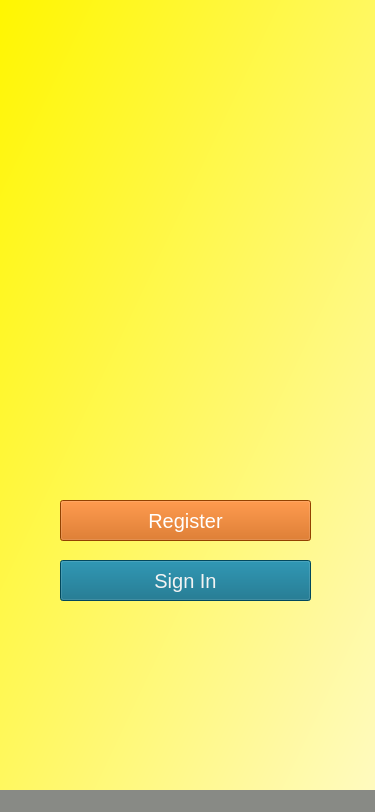
<?xml version="1.0" encoding="UTF-8"?>
<ui version="4.0">
 <class>MainWindow</class>
 <widget class="QMainWindow" name="MainWindow">
  <property name="geometry">
   <rect>
    <x>0</x>
    <y>0</y>
    <width>375</width>
    <height>812</height>
   </rect>
  </property>
  <property name="windowTitle">
   <string>Welcome</string>
  </property>
  <property name="styleSheet">
   <string notr="true">background-color: qlineargradient(spread:pad, x1:0, y1:0, x2:1, y2:1, stop:0 rgba(255, 246, 0, 255), stop:1 rgba(255, 250, 191, 255));</string>
  </property>
  <widget class="QWidget" name="centralwidget">
   <widget class="QPushButton" name="Sign_In">
    <property name="geometry">
     <rect>
      <x>60</x>
      <y>560</y>
      <width>251</width>
      <height>41</height>
     </rect>
    </property>
    <property name="font">
     <font>
      <pointsize>15</pointsize>
     </font>
    </property>
    <property name="cursor">
     <cursorShape>PointingHandCursor</cursorShape>
    </property>
    <property name="styleSheet">
     <string notr="true">background-color: rgb(3, 101, 129);
color: rgb(243, 243, 243);

</string>
    </property>
    <property name="text">
     <string>Sign In</string>
    </property>
   </widget>
   <widget class="QPushButton" name="Create_Account">
    <property name="geometry">
     <rect>
      <x>60</x>
      <y>500</y>
      <width>251</width>
      <height>41</height>
     </rect>
    </property>
    <property name="font">
     <font>
      <pointsize>15</pointsize>
     </font>
    </property>
    <property name="cursor">
     <cursorShape>PointingHandCursor</cursorShape>
    </property>
    <property name="styleSheet">
     <string notr="true">background-color: rgb(206, 92, 0);
color: rgb(255, 255, 255);
</string>
    </property>
    <property name="text">
     <string>Register</string>
    </property>
   </widget>
   <widget class="QLabel" name="label_welcomeimg">
    <property name="geometry">
     <rect>
      <x>0</x>
      <y>0</y>
      <width>381</width>
      <height>771</height>
     </rect>
    </property>
    <property name="styleSheet">
     <string notr="true">background-color: qlineargradient(spread:pad, x1:0, y1:0, x2:1, y2:1, stop:0 rgba(0, 0, 0, 0));</string>
    </property>
    <property name="text">
     <string/>
    </property>
    <property name="pixmap">
     <pixmap resource="Image.qrc">:/Images/Wallpaper.png</pixmap>
    </property>
    <property name="scaledContents">
     <bool>true</bool>
    </property>
   </widget>
   <zorder>label_welcomeimg</zorder>
   <zorder>Sign_In</zorder>
   <zorder>Create_Account</zorder>
  </widget>
  <widget class="QMenuBar" name="menubar">
   <property name="geometry">
    <rect>
     <x>0</x>
     <y>0</y>
     <width>375</width>
     <height>22</height>
    </rect>
   </property>
   <property name="styleSheet">
    <string notr="true">background-color: rgb(136, 138, 133);</string>
   </property>
  </widget>
  <widget class="QStatusBar" name="statusbar">
   <property name="styleSheet">
    <string notr="true">background-color: rgb(136, 138, 133);</string>
   </property>
  </widget>
 </widget>
 <resources>
  <include location="Image.qrc"/>
 </resources>
 <connections/>
</ui>
